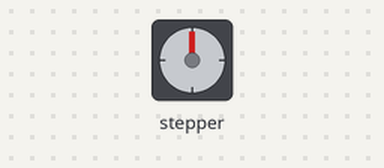
The sketch below on a simulated Arduino Uno, built with avr-gcc and run on an emulated ATmega328P. On the bench: stepper motor. Wiring (inferred from the names in the program): stepper motor driver (800 steps per turn assumed): step pin 3; direction pin 2.

Above: at 0.05 s.
At 2.6 s:
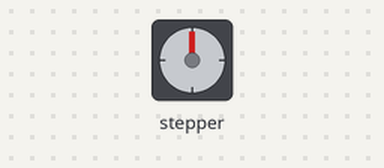
At 5.2 s:
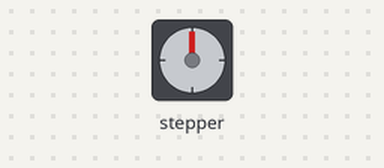
At 10.35 s:
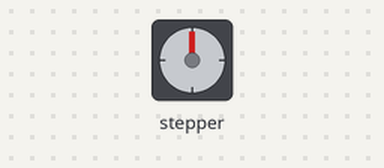
Timing chart, 0 to 15.1 s (numbered marks = the images above):
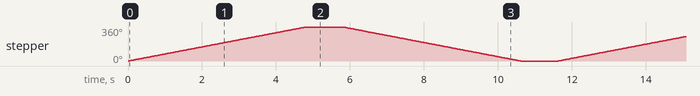

The sketch:

StepperTest.ino
```cpp
// Define pin connections & motor's steps per revolution
const int dirPin = 2;
const int stepPin = 3;
const int stepsPerRevolution = 800;  // 800 = 4 * 200, άρα 4 στροφές

void setup() {
  // Declare pins as Outputs
  pinMode(stepPin, OUTPUT);
  pinMode(dirPin, OUTPUT);
}

void loop() {
  // Set motor direction clockwise
  digitalWrite(dirPin, HIGH);

  // Spin motor slowly
  for (int x = 0; x < stepsPerRevolution; x++) {
    digitalWrite(stepPin, HIGH);
    delayMicroseconds(3000);
    digitalWrite(stepPin, LOW);
    delayMicroseconds(3000);
  }
  delay(1000);  // Wait a second

  // Set motor direction counterclockwise
  digitalWrite(dirPin, LOW);

  // Spin motor quickly
  for (int x = 0; x < stepsPerRevolution; x++) {
    digitalWrite(stepPin, HIGH);
    delayMicroseconds(3000);
    digitalWrite(stepPin, LOW);
    delayMicroseconds(3000);
  }
  delay(1000);  // Wait a second
}
```

Measured:
- by itself, stepper: turns 360° clockwise in 4.8 s, then 360° counter-clockwise in 4.8 s, repeating every 11.6 s
